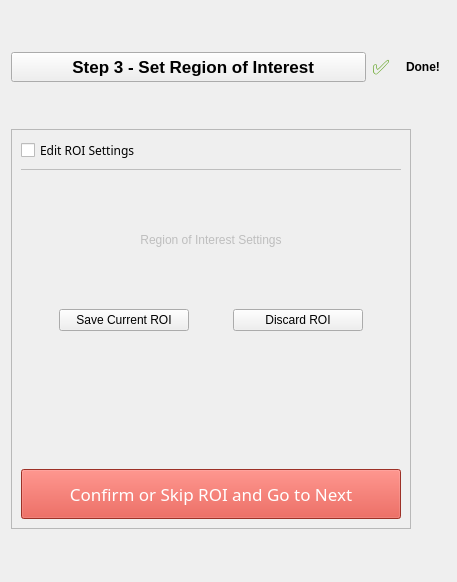
<?xml version="1.0" encoding="UTF-8"?>
<ui version="4.0">
 <class>Form</class>
 <widget class="QWidget" name="Form">
  <property name="geometry">
   <rect>
    <x>0</x>
    <y>0</y>
    <width>457</width>
    <height>582</height>
   </rect>
  </property>
  <property name="windowTitle">
   <string>Form</string>
  </property>
  <layout class="QGridLayout" name="mainLayout">
   <item row="0" column="0">
    <widget class="QToolButton" name="toggleButton">
     <property name="sizePolicy">
      <sizepolicy hsizetype="Preferred" vsizetype="Preferred">
       <horstretch>0</horstretch>
       <verstretch>0</verstretch>
      </sizepolicy>
     </property>
     <property name="maximumSize">
      <size>
       <width>400</width>
       <height>30</height>
      </size>
     </property>
     <property name="font">
      <font>
       <pointsize>13</pointsize>
       <weight>75</weight>
       <italic>false</italic>
       <bold>true</bold>
      </font>
     </property>
     <property name="text">
      <string>  Step 3 - Set Region of Interest</string>
     </property>
    </widget>
   </item>
   <item row="0" column="1">
    <widget class="QLabel" name="label_check">
     <property name="enabled">
      <bool>true</bool>
     </property>
     <property name="maximumSize">
      <size>
       <width>28</width>
       <height>16777215</height>
      </size>
     </property>
     <property name="palette">
      <palette>
       <active>
        <colorrole role="WindowText">
         <brush brushstyle="SolidPattern">
          <color alpha="255">
           <red>78</red>
           <green>154</green>
           <blue>6</blue>
          </color>
         </brush>
        </colorrole>
        <colorrole role="Button">
         <brush brushstyle="SolidPattern">
          <color alpha="255">
           <red>78</red>
           <green>154</green>
           <blue>6</blue>
          </color>
         </brush>
        </colorrole>
        <colorrole role="Light">
         <brush brushstyle="SolidPattern">
          <color alpha="255">
           <red>117</red>
           <green>231</green>
           <blue>9</blue>
          </color>
         </brush>
        </colorrole>
        <colorrole role="Midlight">
         <brush brushstyle="SolidPattern">
          <color alpha="255">
           <red>97</red>
           <green>192</green>
           <blue>7</blue>
          </color>
         </brush>
        </colorrole>
        <colorrole role="Dark">
         <brush brushstyle="SolidPattern">
          <color alpha="255">
           <red>39</red>
           <green>77</green>
           <blue>3</blue>
          </color>
         </brush>
        </colorrole>
        <colorrole role="Mid">
         <brush brushstyle="SolidPattern">
          <color alpha="255">
           <red>52</red>
           <green>103</green>
           <blue>4</blue>
          </color>
         </brush>
        </colorrole>
        <colorrole role="Text">
         <brush brushstyle="SolidPattern">
          <color alpha="255">
           <red>78</red>
           <green>154</green>
           <blue>6</blue>
          </color>
         </brush>
        </colorrole>
        <colorrole role="BrightText">
         <brush brushstyle="SolidPattern">
          <color alpha="255">
           <red>255</red>
           <green>255</green>
           <blue>255</blue>
          </color>
         </brush>
        </colorrole>
        <colorrole role="ButtonText">
         <brush brushstyle="SolidPattern">
          <color alpha="255">
           <red>0</red>
           <green>0</green>
           <blue>0</blue>
          </color>
         </brush>
        </colorrole>
        <colorrole role="Base">
         <brush brushstyle="SolidPattern">
          <color alpha="255">
           <red>255</red>
           <green>255</green>
           <blue>255</blue>
          </color>
         </brush>
        </colorrole>
        <colorrole role="Window">
         <brush brushstyle="SolidPattern">
          <color alpha="255">
           <red>78</red>
           <green>154</green>
           <blue>6</blue>
          </color>
         </brush>
        </colorrole>
        <colorrole role="Shadow">
         <brush brushstyle="SolidPattern">
          <color alpha="255">
           <red>0</red>
           <green>0</green>
           <blue>0</blue>
          </color>
         </brush>
        </colorrole>
        <colorrole role="AlternateBase">
         <brush brushstyle="SolidPattern">
          <color alpha="255">
           <red>166</red>
           <green>204</green>
           <blue>130</blue>
          </color>
         </brush>
        </colorrole>
        <colorrole role="ToolTipBase">
         <brush brushstyle="SolidPattern">
          <color alpha="255">
           <red>255</red>
           <green>255</green>
           <blue>220</blue>
          </color>
         </brush>
        </colorrole>
        <colorrole role="ToolTipText">
         <brush brushstyle="SolidPattern">
          <color alpha="255">
           <red>0</red>
           <green>0</green>
           <blue>0</blue>
          </color>
         </brush>
        </colorrole>
       </active>
       <inactive>
        <colorrole role="WindowText">
         <brush brushstyle="SolidPattern">
          <color alpha="255">
           <red>78</red>
           <green>154</green>
           <blue>6</blue>
          </color>
         </brush>
        </colorrole>
        <colorrole role="Button">
         <brush brushstyle="SolidPattern">
          <color alpha="255">
           <red>78</red>
           <green>154</green>
           <blue>6</blue>
          </color>
         </brush>
        </colorrole>
        <colorrole role="Light">
         <brush brushstyle="SolidPattern">
          <color alpha="255">
           <red>117</red>
           <green>231</green>
           <blue>9</blue>
          </color>
         </brush>
        </colorrole>
        <colorrole role="Midlight">
         <brush brushstyle="SolidPattern">
          <color alpha="255">
           <red>97</red>
           <green>192</green>
           <blue>7</blue>
          </color>
         </brush>
        </colorrole>
        <colorrole role="Dark">
         <brush brushstyle="SolidPattern">
          <color alpha="255">
           <red>39</red>
           <green>77</green>
           <blue>3</blue>
          </color>
         </brush>
        </colorrole>
        <colorrole role="Mid">
         <brush brushstyle="SolidPattern">
          <color alpha="255">
           <red>52</red>
           <green>103</green>
           <blue>4</blue>
          </color>
         </brush>
        </colorrole>
        <colorrole role="Text">
         <brush brushstyle="SolidPattern">
          <color alpha="255">
           <red>78</red>
           <green>154</green>
           <blue>6</blue>
          </color>
         </brush>
        </colorrole>
        <colorrole role="BrightText">
         <brush brushstyle="SolidPattern">
          <color alpha="255">
           <red>255</red>
           <green>255</green>
           <blue>255</blue>
          </color>
         </brush>
        </colorrole>
        <colorrole role="ButtonText">
         <brush brushstyle="SolidPattern">
          <color alpha="255">
           <red>0</red>
           <green>0</green>
           <blue>0</blue>
          </color>
         </brush>
        </colorrole>
        <colorrole role="Base">
         <brush brushstyle="SolidPattern">
          <color alpha="255">
           <red>255</red>
           <green>255</green>
           <blue>255</blue>
          </color>
         </brush>
        </colorrole>
        <colorrole role="Window">
         <brush brushstyle="SolidPattern">
          <color alpha="255">
           <red>78</red>
           <green>154</green>
           <blue>6</blue>
          </color>
         </brush>
        </colorrole>
        <colorrole role="Shadow">
         <brush brushstyle="SolidPattern">
          <color alpha="255">
           <red>0</red>
           <green>0</green>
           <blue>0</blue>
          </color>
         </brush>
        </colorrole>
        <colorrole role="AlternateBase">
         <brush brushstyle="SolidPattern">
          <color alpha="255">
           <red>166</red>
           <green>204</green>
           <blue>130</blue>
          </color>
         </brush>
        </colorrole>
        <colorrole role="ToolTipBase">
         <brush brushstyle="SolidPattern">
          <color alpha="255">
           <red>255</red>
           <green>255</green>
           <blue>220</blue>
          </color>
         </brush>
        </colorrole>
        <colorrole role="ToolTipText">
         <brush brushstyle="SolidPattern">
          <color alpha="255">
           <red>0</red>
           <green>0</green>
           <blue>0</blue>
          </color>
         </brush>
        </colorrole>
       </inactive>
       <disabled>
        <colorrole role="WindowText">
         <brush brushstyle="SolidPattern">
          <color alpha="255">
           <red>39</red>
           <green>77</green>
           <blue>3</blue>
          </color>
         </brush>
        </colorrole>
        <colorrole role="Button">
         <brush brushstyle="SolidPattern">
          <color alpha="255">
           <red>78</red>
           <green>154</green>
           <blue>6</blue>
          </color>
         </brush>
        </colorrole>
        <colorrole role="Light">
         <brush brushstyle="SolidPattern">
          <color alpha="255">
           <red>117</red>
           <green>231</green>
           <blue>9</blue>
          </color>
         </brush>
        </colorrole>
        <colorrole role="Midlight">
         <brush brushstyle="SolidPattern">
          <color alpha="255">
           <red>97</red>
           <green>192</green>
           <blue>7</blue>
          </color>
         </brush>
        </colorrole>
        <colorrole role="Dark">
         <brush brushstyle="SolidPattern">
          <color alpha="255">
           <red>39</red>
           <green>77</green>
           <blue>3</blue>
          </color>
         </brush>
        </colorrole>
        <colorrole role="Mid">
         <brush brushstyle="SolidPattern">
          <color alpha="255">
           <red>52</red>
           <green>103</green>
           <blue>4</blue>
          </color>
         </brush>
        </colorrole>
        <colorrole role="Text">
         <brush brushstyle="SolidPattern">
          <color alpha="255">
           <red>39</red>
           <green>77</green>
           <blue>3</blue>
          </color>
         </brush>
        </colorrole>
        <colorrole role="BrightText">
         <brush brushstyle="SolidPattern">
          <color alpha="255">
           <red>255</red>
           <green>255</green>
           <blue>255</blue>
          </color>
         </brush>
        </colorrole>
        <colorrole role="ButtonText">
         <brush brushstyle="SolidPattern">
          <color alpha="255">
           <red>39</red>
           <green>77</green>
           <blue>3</blue>
          </color>
         </brush>
        </colorrole>
        <colorrole role="Base">
         <brush brushstyle="SolidPattern">
          <color alpha="255">
           <red>78</red>
           <green>154</green>
           <blue>6</blue>
          </color>
         </brush>
        </colorrole>
        <colorrole role="Window">
         <brush brushstyle="SolidPattern">
          <color alpha="255">
           <red>78</red>
           <green>154</green>
           <blue>6</blue>
          </color>
         </brush>
        </colorrole>
        <colorrole role="Shadow">
         <brush brushstyle="SolidPattern">
          <color alpha="255">
           <red>0</red>
           <green>0</green>
           <blue>0</blue>
          </color>
         </brush>
        </colorrole>
        <colorrole role="AlternateBase">
         <brush brushstyle="SolidPattern">
          <color alpha="255">
           <red>78</red>
           <green>154</green>
           <blue>6</blue>
          </color>
         </brush>
        </colorrole>
        <colorrole role="ToolTipBase">
         <brush brushstyle="SolidPattern">
          <color alpha="255">
           <red>255</red>
           <green>255</green>
           <blue>220</blue>
          </color>
         </brush>
        </colorrole>
        <colorrole role="ToolTipText">
         <brush brushstyle="SolidPattern">
          <color alpha="255">
           <red>0</red>
           <green>0</green>
           <blue>0</blue>
          </color>
         </brush>
        </colorrole>
       </disabled>
      </palette>
     </property>
     <property name="font">
      <font>
       <pointsize>15</pointsize>
       <weight>50</weight>
       <bold>false</bold>
       <kerning>true</kerning>
      </font>
     </property>
     <property name="layoutDirection">
      <enum>Qt::RightToLeft</enum>
     </property>
     <property name="text">
      <string>✅</string>
     </property>
     <property name="wordWrap">
      <bool>false</bool>
     </property>
     <property name="margin">
      <number>-1</number>
     </property>
    </widget>
   </item>
   <item row="0" column="2">
    <widget class="QLabel" name="label_done_text">
     <property name="minimumSize">
      <size>
       <width>40</width>
       <height>0</height>
      </size>
     </property>
     <property name="maximumSize">
      <size>
       <width>40</width>
       <height>16777215</height>
      </size>
     </property>
     <property name="font">
      <font>
       <weight>75</weight>
       <bold>true</bold>
      </font>
     </property>
     <property name="layoutDirection">
      <enum>Qt::RightToLeft</enum>
     </property>
     <property name="text">
      <string>Done!</string>
     </property>
    </widget>
   </item>
   <item row="9" column="0" colspan="3">
    <widget class="QScrollArea" name="contentArea">
     <property name="sizePolicy">
      <sizepolicy hsizetype="Expanding" vsizetype="Expanding">
       <horstretch>0</horstretch>
       <verstretch>1</verstretch>
      </sizepolicy>
     </property>
     <property name="minimumSize">
      <size>
       <width>160</width>
       <height>0</height>
      </size>
     </property>
     <property name="maximumSize">
      <size>
       <width>400</width>
       <height>400</height>
      </size>
     </property>
     <property name="styleSheet">
      <string notr="true"/>
     </property>
     <property name="verticalScrollBarPolicy">
      <enum>Qt::ScrollBarAsNeeded</enum>
     </property>
     <property name="horizontalScrollBarPolicy">
      <enum>Qt::ScrollBarAsNeeded</enum>
     </property>
     <property name="sizeAdjustPolicy">
      <enum>QAbstractScrollArea::AdjustIgnored</enum>
     </property>
     <property name="widgetResizable">
      <bool>true</bool>
     </property>
     <widget class="QWidget" name="Parameter_2">
      <property name="geometry">
       <rect>
        <x>0</x>
        <y>0</y>
        <width>398</width>
        <height>398</height>
       </rect>
      </property>
      <property name="sizePolicy">
       <sizepolicy hsizetype="Preferred" vsizetype="Expanding">
        <horstretch>0</horstretch>
        <verstretch>0</verstretch>
       </sizepolicy>
      </property>
      <property name="styleSheet">
       <string notr="true"/>
      </property>
      <layout class="QVBoxLayout" name="contentLayout">
       <item>
        <layout class="QVBoxLayout" name="verticalLayout">
         <property name="leftMargin">
          <number>10</number>
         </property>
        </layout>
       </item>
       <item>
        <layout class="QHBoxLayout" name="horizontalLayout">
         <item>
          <widget class="QCheckBox" name="checkBox_ROI_set">
           <property name="font">
            <font>
             <family>.SF NS Text</family>
             <weight>50</weight>
             <bold>false</bold>
            </font>
           </property>
           <property name="layoutDirection">
            <enum>Qt::LeftToRight</enum>
           </property>
           <property name="text">
            <string>Edit ROI Settings</string>
           </property>
           <property name="iconSize">
            <size>
             <width>20</width>
             <height>20</height>
            </size>
           </property>
           <property name="checked">
            <bool>false</bool>
           </property>
           <property name="autoRepeatDelay">
            <number>300</number>
           </property>
          </widget>
         </item>
        </layout>
       </item>
       <item>
        <widget class="Line" name="line">
         <property name="enabled">
          <bool>false</bool>
         </property>
         <property name="frameShadow">
          <enum>QFrame::Plain</enum>
         </property>
         <property name="lineWidth">
          <number>0</number>
         </property>
         <property name="orientation">
          <enum>Qt::Horizontal</enum>
         </property>
        </widget>
       </item>
       <item>
        <layout class="QVBoxLayout" name="verticalLayout_3">
         <item>
          <layout class="QGridLayout" name="gridLayout_2">
           <item row="1" column="1">
            <widget class="QPushButton" name="pushButton_discard_last_roi">
             <property name="maximumSize">
              <size>
               <width>130</width>
               <height>16777215</height>
              </size>
             </property>
             <property name="text">
              <string>Discard ROI</string>
             </property>
            </widget>
           </item>
           <item row="1" column="0">
            <widget class="QPushButton" name="pushButton_add_new_roi">
             <property name="maximumSize">
              <size>
               <width>130</width>
               <height>16777215</height>
              </size>
             </property>
             <property name="text">
              <string>Save Current ROI</string>
             </property>
            </widget>
           </item>
           <item row="2" column="0" colspan="2">
            <widget class="QLabel" name="label_current_roi">
             <property name="sizePolicy">
              <sizepolicy hsizetype="Preferred" vsizetype="Minimum">
               <horstretch>0</horstretch>
               <verstretch>0</verstretch>
              </sizepolicy>
             </property>
             <property name="minimumSize">
              <size>
               <width>0</width>
               <height>25</height>
              </size>
             </property>
             <property name="font">
              <font>
               <weight>75</weight>
               <bold>true</bold>
              </font>
             </property>
             <property name="layoutDirection">
              <enum>Qt::LeftToRight</enum>
             </property>
             <property name="text">
              <string/>
             </property>
             <property name="alignment">
              <set>Qt::AlignCenter</set>
             </property>
            </widget>
           </item>
           <item row="0" column="0" colspan="2">
            <widget class="QLabel" name="label">
             <property name="enabled">
              <bool>false</bool>
             </property>
             <property name="text">
              <string>Region of Interest Settings</string>
             </property>
             <property name="alignment">
              <set>Qt::AlignCenter</set>
             </property>
            </widget>
           </item>
          </layout>
         </item>
        </layout>
       </item>
       <item>
        <widget class="QPushButton" name="pushButton_Confirm">
         <property name="sizePolicy">
          <sizepolicy hsizetype="Preferred" vsizetype="Preferred">
           <horstretch>0</horstretch>
           <verstretch>0</verstretch>
          </sizepolicy>
         </property>
         <property name="minimumSize">
          <size>
           <width>60</width>
           <height>25</height>
          </size>
         </property>
         <property name="maximumSize">
          <size>
           <width>400</width>
           <height>50</height>
          </size>
         </property>
         <property name="font">
          <font>
           <family>.SF NS Text</family>
           <pointsize>13</pointsize>
           <weight>50</weight>
           <italic>false</italic>
           <bold>false</bold>
          </font>
         </property>
         <property name="focusPolicy">
          <enum>Qt::StrongFocus</enum>
         </property>
         <property name="layoutDirection">
          <enum>Qt::LeftToRight</enum>
         </property>
         <property name="styleSheet">
          <string notr="true">color: rgb(255, 255, 255);
background-color: rgb(219, 68, 55);</string>
         </property>
         <property name="text">
          <string>Confirm or Skip ROI and Go to Next</string>
         </property>
        </widget>
       </item>
       <item>
        <layout class="QVBoxLayout" name="verticalLayout_2">
         <property name="leftMargin">
          <number>10</number>
         </property>
        </layout>
       </item>
      </layout>
     </widget>
    </widget>
   </item>
  </layout>
 </widget>
 <resources/>
 <connections/>
</ui>
